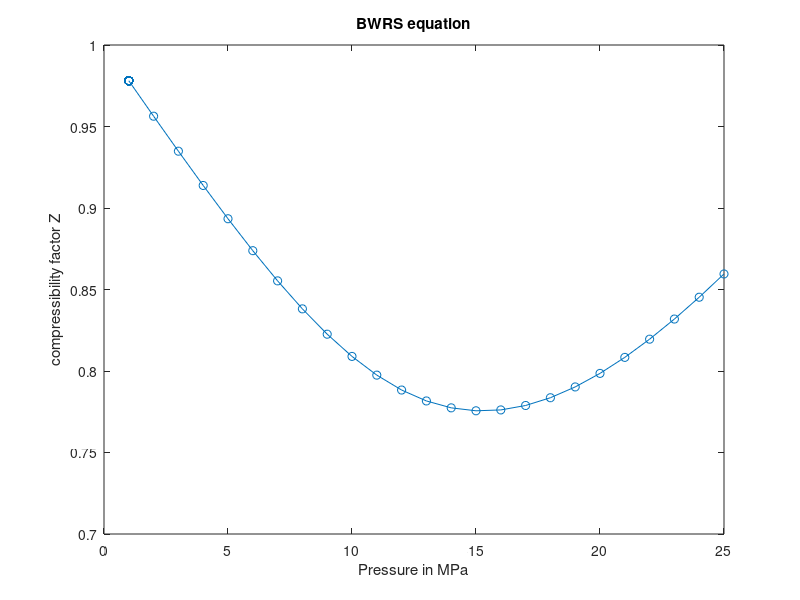

MATLAB code to generate this figure:
%         Benedict_Webb_Rubin_Starling equation    %
%%%To plot the variation in the value of compressibility factor with the Pressure(MPa) 
%......FOR METHANE.......%%%%%
z1=zeros(1,25);  %consider a zeros matrix of size 1*25 ,to store the value of z in it.
p1=zeros(1,25); %consider a zeros matrix of size 1*25 ,to store the value of P in it.
for i=1:25   %starting for loop
for p=1:25  %%input pressure in MPa
T=509.4;  % temperature IN Rankine %AT 283 KELVIN 
Tc=342.99;%% critical temperature in Rankine for methane
R=10.731573;   %%gas constant in ft^3.psia/R0.lb.mole
% all constant parameters for methane %%%
B0=0.723251;
A0=7520.29;
C0=2.71092*10^(8);
gama=1.48640;
b=0.925404;
a=2574.89;
alfa=0.468828;
c=4.37222*10^(8);
D0=1.07737*10^(10);
d=4.74891*10^(4);
E0=3.01122*10^(10);
P=145.03*p;         %%converting from MPa to psia to solve equation
%equation is:
% P=rho*R*T +(B0*R*T-A0-(C0/T^2)+(D0/T^3)-(E0/T^4))*(rho^2) +(b*R*T
% -a-(d/T))*(rho^3) +alfa*(a+(d/T))*(rho^6) +
% (c*rho^3/T^2)*(1+gama*(rho^2))*exp(-gama*(rho^2));
%%%%%to find the Taylor series of exponential term
%syms rho
%gama=1.48640;
%x= -(rho^2)*gama;
%T = taylor(exp(x))
%result for above is:
%(863041*rho^4)/781250 - (929*rho^2)/625 + 1
%finding coefficient for the rho variables:
a1=B0*R*T-A0-(C0/T^2)+(D0/T^3)-(E0/T^4);
a2=b*R*T-a-(d/T);
a3=alfa*(a+(d/T));
c1=(1.1*c*gama)/(T^2);
c2=0;
c3=(c/(T^2))*(1.1-1.48*gama);
c4=a3;
c5=(c/(T^2))*(gama-1.48);
c6=0;
c7=a2+(c/(T^2));
c8=a1;
c9=R*T;
c10=-P;
rho=roots([c1 c2 c3 c4 c5 c6 c7 c8 c9 c10]);
% Ignor all imaginary roots
rho=rho(imag(rho)==0);
%find z for the above rho
z=P/(rho*R*T);
p1(1,i)=p;   %storing value of 'P'
z1(1,i)=z;
i=i+1;
end
end
disp(z1);
plot(p1,z1,'-o');
axis([0 25 0.7 1]);
xlabel("Pressure in MPa");
ylabel("compressibility factor Z");
title('BWRS equation');